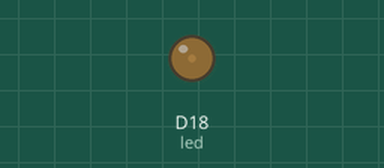
Simulated run of this program. Board: CircuitPython board. Parts: output pins drawn as LEDs (lit = HIGH).

Above: at 0.05 s.
At 0.3 s:
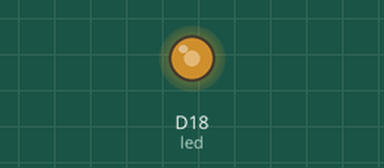
At 0.45 s:
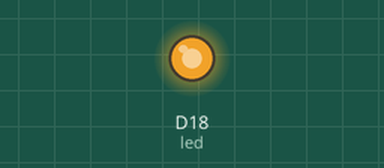
At 0.85 s:
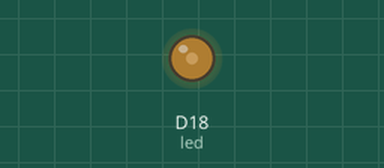
Timing chart, 0 to 3.0 s (numbered marks = the images above):
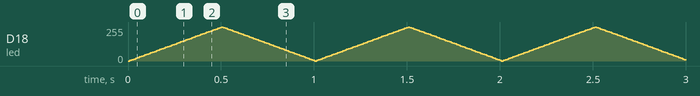

The program:

PWM2.py
```python
import time
import board
import pwmio

led = pwmio.PWMOut(board.D18, frequency=5000, duty_cycle=0)

while True:
    for i in range(100):
        # PWM LED up and down
        if i < 50:
            led.duty_cycle = int(i * 2 * 65535 / 100)  # Up
        else:
            led.duty_cycle = 65535 - int((i - 50) * 2 * 65535 / 100)  # Down
        time.sleep(0.01)
```
